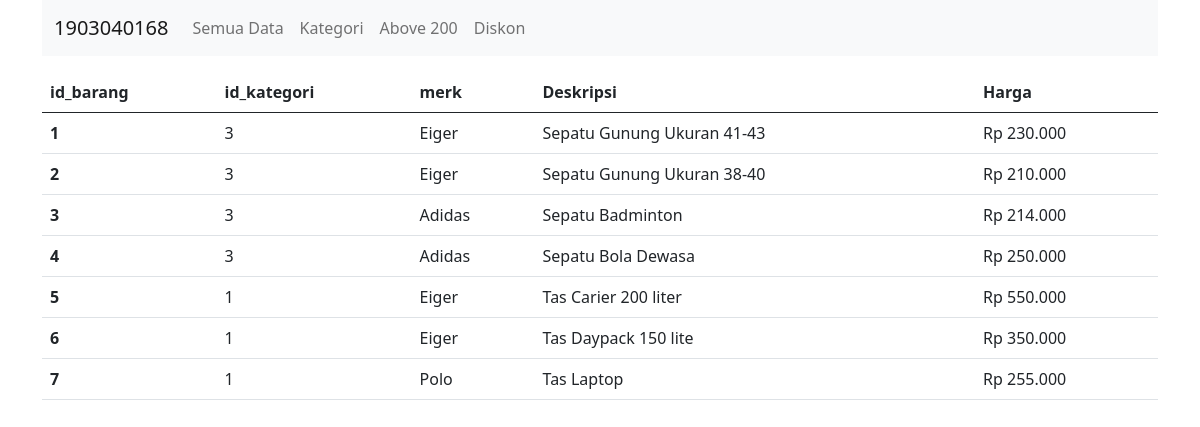
Screenshot of /harga.php with the database file from the repository.
### tables this page shows
CREATE TABLE `barang` (
  `id_barang` varchar(10) NOT NULL,
  `id_kategori` varchar(10) NOT NULL,
  `merk` varchar(50) NOT NULL,
  `deskripsi` text NOT NULL,
  `harga` int(20) NOT NULL
);

### harga.php (the view)
<?php
require "fungsi.php";
require "header.php"; ?>
<table class="table">
    <thead>
        <tr>
            <th scope="col">id_barang</th>
            <th scope="col">id_kategori</th>
            <th scope="col">merk</th>
            <th scope="col">Deskripsi</th>
            <th scope="col">Harga</th>
        </tr>
    </thead>
    <tbody>
        <?php
        $i = 1;
        $data = mysqli_query($koneksi, "select * from barang WHERE harga > '200000'");
        while ($row = mysqli_fetch_array($data)) { ?>
            <tr>
                <th scope="row"><?php echo $i++ ?></th>
                <td><?php echo $row['id_kategori'] ?></td>
                <td><?php echo $row['merk'] ?></td>
                <td><?php echo $row['deskripsi'] ?></td>
                <td><?php $harga = number_format($row['harga'], 0, ".", ".");
                    echo "Rp " . $harga ?></td>
            </tr>
        <?php } ?>
    </tbody>
</table>
<?php require "footer.php" ?>

### rows the page displays
barang: id_kategori "3", merk "Eiger", deskripsi "Sepatu Gunung Ukuran 41-43", harga "230.000"
barang: id_kategori "3", merk "Eiger", deskripsi "Sepatu Gunung Ukuran 38-40", harga "210.000"
barang: id_kategori "3", merk "Adidas", deskripsi "Sepatu Badminton", harga "214.000"
barang: id_kategori "3", merk "Adidas", deskripsi "Sepatu Bola Dewasa", harga "250.000"
barang: id_kategori "1", merk "Eiger", deskripsi "Tas Carier 200 liter", harga "550.000"
barang: id_kategori "1", merk "Eiger", deskripsi "Tas Daypack 150 lite", harga "350.000"
barang: id_kategori "1", merk "Polo", deskripsi "Tas Laptop", harga "255.000"
